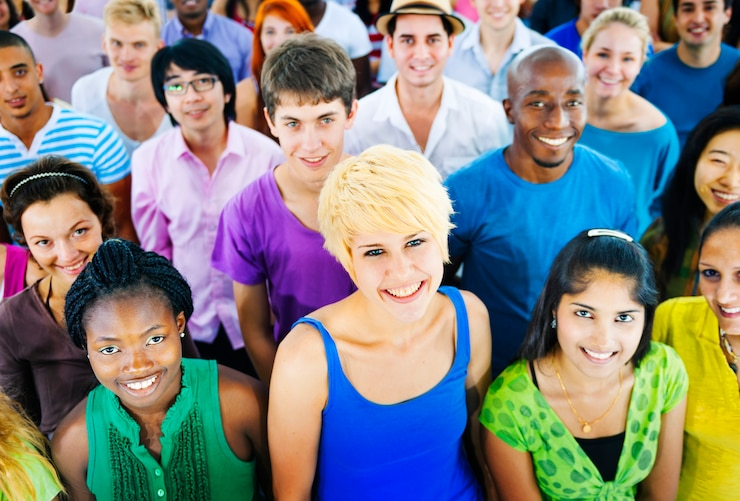
#> input picture head_test/images/folla.jpg, 740 x 501 px
$ python ch_color.py
#> lines starting #> are read from the running program, lines starting #| are printed output that depends on the picture; after the words box and inside, x2 and y2 are one past the last pixel; in counts of white or black regions, pixels touching at a corner belong together
import cv2 as cv
import numpy as np


image=cv.imread('./images/folla.jpg')
#> image is the input picture: shape (501, 740, 3); mean B, G, R 128.1, 130.1, 129.3

image_hsv=cv.cvtColor(image,cv.COLOR_BGR2HSV)
#> image_hsv: shape (501, 740, 3); mean H, S, V 62.1, 133.9, 171.4
cv.imshow("Image",image_hsv)
cv.waitKey(0)
cv.destroyAllWindows()
#226,112,12
lower_pink=np.array([0,0,0])
upper_pink=np.array([40,255,255])

mask=cv.inRange(image_hsv,lower_pink,upper_pink)
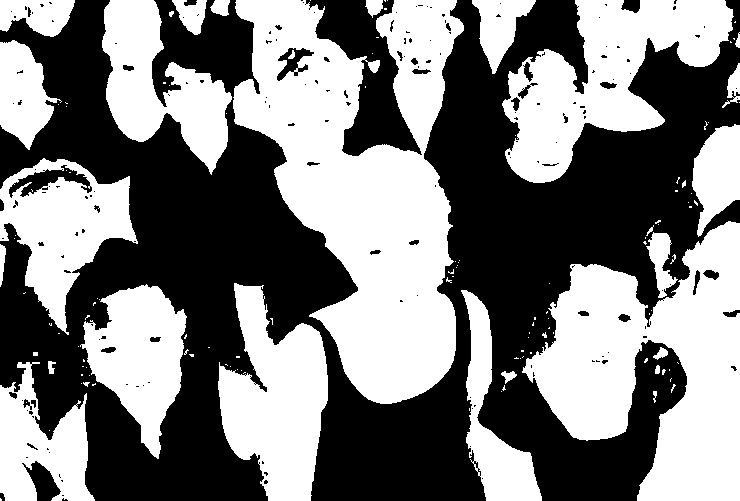
#> mask: shape (501, 740); 49.3% white; 130 white regions (98 under 20 px), largest, box (x1, y1, x2, y2) and area: (233, 0, 464, 404) 51790, (522, 221, 740, 501) 33767, (502, 0, 734, 183) 19903
result=cv.bitwise_and(image,image,mask=mask)
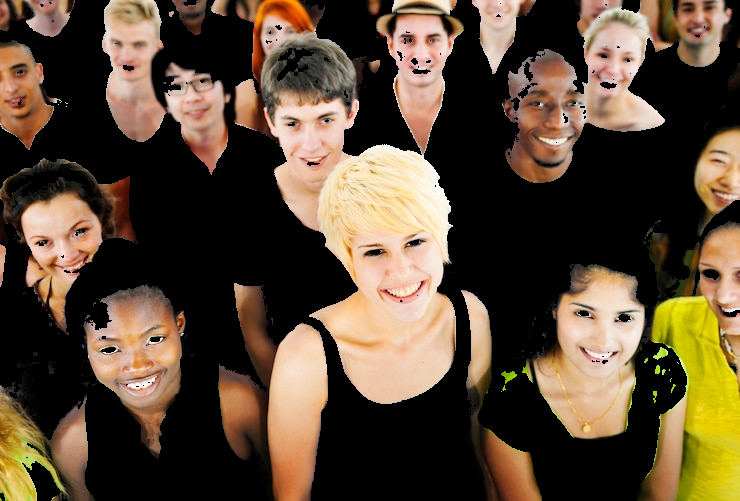
#> result: shape (501, 740, 3); mean B, G, R 53.3, 72.3, 89.6
gray_image=cv.cvtColor(result,cv.COLOR_BGR2GRAY)
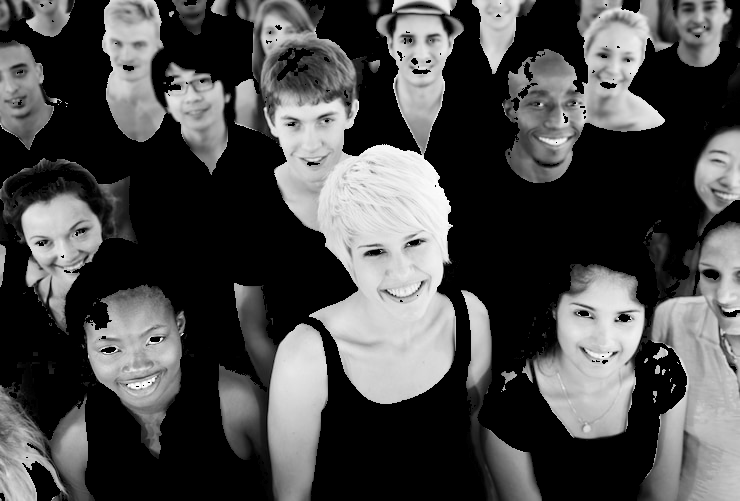
#> gray_image: shape (501, 740); min 0, max 255, mean 75.3

_, thrash = cv.threshold(gray_image, 235, 255, cv.THRESH_BINARY)
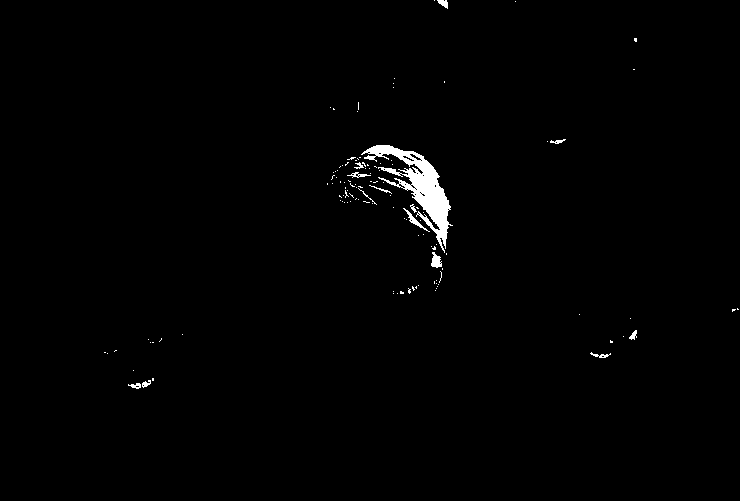
#> thrash: shape (501, 740); 0.98% white; 122 white regions (108 under 20 px)
contours, _ = cv.findContours(thrash, cv.RETR_TREE, cv.CHAIN_APPROX_NONE)
#> contours = 157 contours, 145 with area under 20; largest, box (x1, y1, x2, y2) and area: (361, 145, 453, 253) 2435, (431, 252, 442, 268) 92, (403, 208, 430, 232) 74, (437, 0, 448, 9) 43, (347, 172, 371, 178) 39
c=0
for contour in contours:
	shape=cv.approxPolyDP(contour, 0.01*cv.arcLength(contour, True),True)
	x_cor=shape.ravel()[0]
	y_cor=shape.ravel()[1]-15
	if len(shape) > 12:
		cv.drawContours(image,[shape],0,(0,0,255),4)
		c+=1
#> this loop made 157 passes
#> (x_cor, y_cor) on passes 1, 2, 3, 8, 9, 14, 19, 22, 26, 30, 33, 39: (140, 372), (135, 371), (150, 365), (590, 338), (601, 341), (610, 325), (636, 315), (732, 296), (400, 276), (408, 273), (412, 271), (440, 256)
#> (shape, x_cor, y_cor) on passes 4, 5, 6, 7, 10, 12: ([[142, 385], [143, 384], [144, 385], [143, 386]], 142, 370), ([[152, 378], [152, 380], [153, 380], [153, 378]], 152, 363), ([[133, 370]], 133, 355), ([[107, 353]], 107, 338), ([[104, 352], [105, 352]], 104, 337), ([[152, 342], [153, 342]], 152, 327)
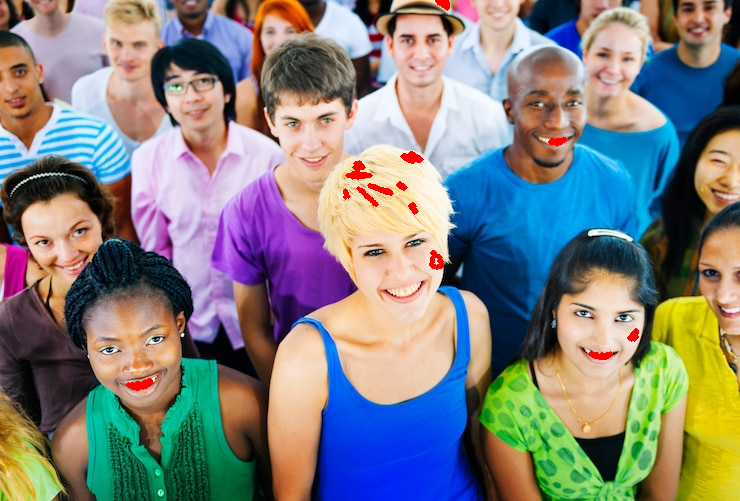
#> image: shape (501, 740, 3); 0.49% of pixels changed, all inside (x1, y1, x2, y2) = (126, 0, 639, 391)
#> after the loop, c = 16
print(c)
#| 16
cv.imshow("Image",gray_image)
cv.waitKey(0)
cv.destroyAllWindows()
